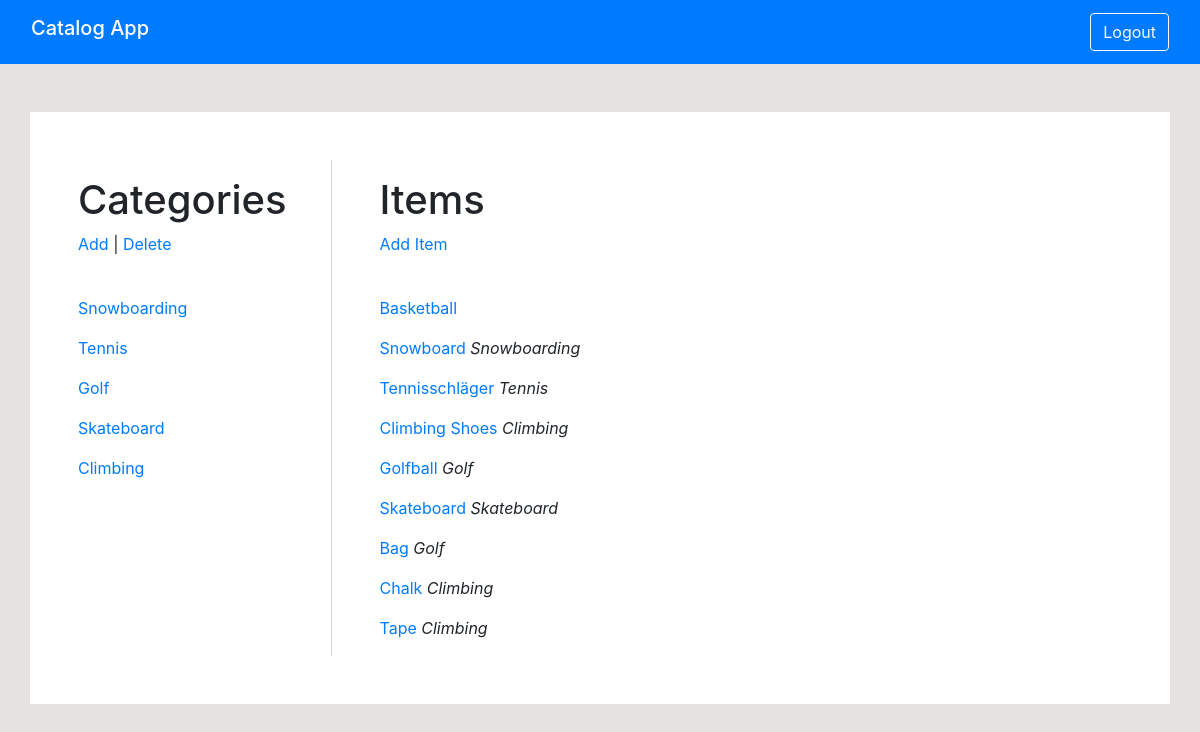
Page /catalog/ (signed in) on the committed database.
### app/models.py (models this page shows, shortened)
class Category(db.Model):
    id = db.Column(db.Integer, primary_key=True)
    title = db.Column(db.String(64), index=True, unique=True)
    items = db.relationship('Item', backref='category', lazy='dynamic')

class Item(db.Model):
    id = db.Column(db.Integer, primary_key=True)
    title = db.Column(db.String(64), index=True, unique=True)
    description = db.Column(db.String(140))
    category_id = db.Column(db.Integer(), db.ForeignKey('category.id'))

### app/routes.py (the view)
@app.route('/')
@app.route('/catalog/')
def index():
    categories = Category.query.all()
    items = Item.query.all()
    return render_template('index.html', title='Catalog App',
                           categories=categories, items=items)

### app/models.py (called while the page is built)
@login.user_loader
def load_user(id):
    return User.query.get(id)

### app/templates/index.html
{% extends "base.html" %}
{% block content %}
		<div class="row">
			<div class="col-md-3" style="border-right: 1px solid #D6D6D6;">
		        <h1 class="pt-3">Categories</h1>
		        {% if current_user.is_authenticated %}
		        <p><a href="{{ url_for('add_category') }}">Add</a> |
					<a href="{{ url_for('delete_category') }}">Delete</a></p>
				{% endif %}
		        <br>
		        {% for category in categories %}
		        <div>
		        	<p>
		        		<a href="{{url_for('category', category_id = category.id)}}">
		        			{{category.title}}
		        		</a>
		        	</p>
		        </div>
	        	{% endfor %}
	        </div>
			<div class="col-md-9  pl-5">
		        <h1 class="pt-3">Items</h1>
		        {% if current_user.is_authenticated %}
		        <p><a href="{{ url_for('add') }}">Add Item</a></p>
		        {% endif %}
		        <br>
		        {% for item in items %}
		        <div>
		        	<p>
			        	<a href="{{ url_for('item', category_id = item.category.id, item_id = item.id)}}">
			        		{{item.title}}
			        	</a>
		        		<span class="font-italic">
		        		{{item.category.title}}
		        		</span>
		        	</p>
		   		</div>
		        {% endfor %}
		    </div>
		</div>
{% endblock %}

### rows in the picture
Category: title "Snowboarding"
Category: title "Tennis"
Category: title "Golf"
Category: title "Skateboard"
Category: title "Climbing"
Item: title "Basketball"
Item: title "Snowboard", category "Snowboarding"
Item: title "Tennisschläger", category "Tennis"
Item: title "Climbing Shoes", category "Climbing"
Item: title "Golfball", category "Golf"
Item: title "Skateboard", category "Skateboard"
Item: title "Bag", category "Golf"
Item: title "Chalk", category "Climbing"
Item: title "Tape", category "Climbing"
